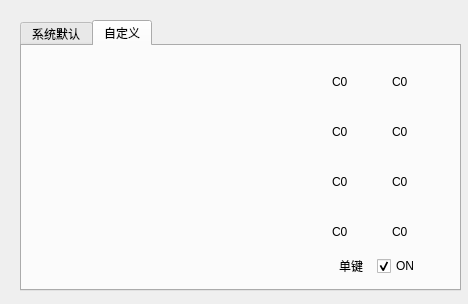
<?xml version="1.0" encoding="UTF-8"?>
<ui version="4.0">
 <class>ModuleEfColor</class>
 <widget class="QFrame" name="ModuleEfColor">
  <property name="geometry">
   <rect>
    <x>0</x>
    <y>0</y>
    <width>468</width>
    <height>304</height>
   </rect>
  </property>
  <property name="minimumSize">
   <size>
    <width>468</width>
    <height>304</height>
   </size>
  </property>
  <property name="maximumSize">
   <size>
    <width>468</width>
    <height>304</height>
   </size>
  </property>
  <property name="windowTitle">
   <string>Frame</string>
  </property>
  <property name="styleSheet">
   <string notr="true"/>
  </property>
  <widget class="QLabel" name="labelBKImage">
   <property name="geometry">
    <rect>
     <x>0</x>
     <y>0</y>
     <width>471</width>
     <height>301</height>
    </rect>
   </property>
   <property name="styleSheet">
    <string notr="true">QLabel{background-color:transparent:}</string>
   </property>
   <property name="text">
    <string/>
   </property>
   <property name="pixmap">
    <pixmap resource="../res.qrc">:/images/light/light.png</pixmap>
   </property>
   <property name="scaledContents">
    <bool>true</bool>
   </property>
  </widget>
  <widget class="QTabWidget" name="tabWidget">
   <property name="geometry">
    <rect>
     <x>20</x>
     <y>20</y>
     <width>441</width>
     <height>271</height>
    </rect>
   </property>
   <property name="currentIndex">
    <number>1</number>
   </property>
   <widget class="QWidget" name="tab1">
    <attribute name="title">
     <string>系统默认</string>
    </attribute>
    <widget class="QLabel" name="labelAddColor">
     <property name="geometry">
      <rect>
       <x>400</x>
       <y>185</y>
       <width>20</width>
       <height>20</height>
      </rect>
     </property>
     <property name="font">
      <font>
       <family>MiSans</family>
       <pointsize>12</pointsize>
       <bold>false</bold>
      </font>
     </property>
     <property name="cursor">
      <cursorShape>PointingHandCursor</cursorShape>
     </property>
     <property name="mouseTracking">
      <bool>true</bool>
     </property>
     <property name="styleSheet">
      <string notr="true">QLabel {
 background-color:white;
 border:1px solid gray;
 border-radius:10px;
color:gray;
 }</string>
     </property>
     <property name="text">
      <string notr="true">+</string>
     </property>
     <property name="alignment">
      <set>Qt::AlignmentFlag::AlignCenter</set>
     </property>
    </widget>
    <widget class="QTableView" name="tableView">
     <property name="geometry">
      <rect>
       <x>20</x>
       <y>140</y>
       <width>370</width>
       <height>78</height>
      </rect>
     </property>
     <property name="focusPolicy">
      <enum>Qt::FocusPolicy::NoFocus</enum>
     </property>
     <property name="verticalScrollBarPolicy">
      <enum>Qt::ScrollBarPolicy::ScrollBarAlwaysOff</enum>
     </property>
     <property name="horizontalScrollBarPolicy">
      <enum>Qt::ScrollBarPolicy::ScrollBarAlwaysOff</enum>
     </property>
     <property name="editTriggers">
      <set>QAbstractItemView::EditTrigger::NoEditTriggers</set>
     </property>
     <property name="selectionMode">
      <enum>QAbstractItemView::SelectionMode::NoSelection</enum>
     </property>
     <property name="showGrid">
      <bool>false</bool>
     </property>
     <attribute name="horizontalHeaderVisible">
      <bool>false</bool>
     </attribute>
     <attribute name="horizontalHeaderHighlightSections">
      <bool>false</bool>
     </attribute>
     <attribute name="verticalHeaderVisible">
      <bool>false</bool>
     </attribute>
     <attribute name="verticalHeaderHighlightSections">
      <bool>false</bool>
     </attribute>
    </widget>
   </widget>
   <widget class="QWidget" name="tab2">
    <attribute name="title">
     <string>自定义</string>
    </attribute>
    <widget class="QWidget" name="verticalLayoutWidget">
     <property name="geometry">
      <rect>
       <x>20</x>
       <y>10</y>
       <width>241</width>
       <height>191</height>
      </rect>
     </property>
     <layout class="QVBoxLayout" name="verticalLayout"/>
    </widget>
    <widget class="QWidget" name="verticalLayoutWidget_2">
     <property name="geometry">
      <rect>
       <x>20</x>
       <y>210</y>
       <width>241</width>
       <height>30</height>
      </rect>
     </property>
     <layout class="QVBoxLayout" name="verticalLayout2"/>
    </widget>
    <widget class="ColorLabel" name="label_1">
     <property name="geometry">
      <rect>
       <x>310</x>
       <y>20</y>
       <width>32</width>
       <height>32</height>
      </rect>
     </property>
     <property name="text">
      <string>C0</string>
     </property>
    </widget>
    <widget class="ColorLabel" name="label_2">
     <property name="geometry">
      <rect>
       <x>370</x>
       <y>20</y>
       <width>32</width>
       <height>32</height>
      </rect>
     </property>
     <property name="text">
      <string>C0</string>
     </property>
    </widget>
    <widget class="ColorLabel" name="label_3">
     <property name="geometry">
      <rect>
       <x>310</x>
       <y>70</y>
       <width>32</width>
       <height>32</height>
      </rect>
     </property>
     <property name="text">
      <string>C0</string>
     </property>
    </widget>
    <widget class="ColorLabel" name="label_4">
     <property name="geometry">
      <rect>
       <x>370</x>
       <y>70</y>
       <width>32</width>
       <height>32</height>
      </rect>
     </property>
     <property name="text">
      <string>C0</string>
     </property>
    </widget>
    <widget class="ColorLabel" name="label_5">
     <property name="geometry">
      <rect>
       <x>310</x>
       <y>120</y>
       <width>32</width>
       <height>32</height>
      </rect>
     </property>
     <property name="text">
      <string>C0</string>
     </property>
    </widget>
    <widget class="ColorLabel" name="label_6">
     <property name="geometry">
      <rect>
       <x>370</x>
       <y>120</y>
       <width>32</width>
       <height>32</height>
      </rect>
     </property>
     <property name="text">
      <string>C0</string>
     </property>
    </widget>
    <widget class="ColorLabel" name="label_7">
     <property name="geometry">
      <rect>
       <x>310</x>
       <y>170</y>
       <width>32</width>
       <height>32</height>
      </rect>
     </property>
     <property name="text">
      <string>C0</string>
     </property>
    </widget>
    <widget class="ColorLabel" name="label_8">
     <property name="geometry">
      <rect>
       <x>370</x>
       <y>170</y>
       <width>32</width>
       <height>32</height>
      </rect>
     </property>
     <property name="text">
      <string>C0</string>
     </property>
    </widget>
    <widget class="QLabel" name="label">
     <property name="geometry">
      <rect>
       <x>270</x>
       <y>210</y>
       <width>71</width>
       <height>20</height>
      </rect>
     </property>
     <property name="text">
      <string>单键</string>
     </property>
     <property name="alignment">
      <set>Qt::AlignmentFlag::AlignRight|Qt::AlignmentFlag::AlignTrailing|Qt::AlignmentFlag::AlignVCenter</set>
     </property>
    </widget>
    <widget class="ToggleButton" name="checkBoxSet">
     <property name="geometry">
      <rect>
       <x>355</x>
       <y>210</y>
       <width>41</width>
       <height>20</height>
      </rect>
     </property>
     <property name="text">
      <string>ON</string>
     </property>
     <property name="checked">
      <bool>true</bool>
     </property>
    </widget>
   </widget>
  </widget>
 </widget>
 <customwidgets>
  <customwidget>
   <class>ToggleButton</class>
   <extends>QCheckBox</extends>
   <header>togglebutton.h</header>
  </customwidget>
  <customwidget>
   <class>ColorLabel</class>
   <extends>QLabel</extends>
   <header location="global">colorlabel.h</header>
  </customwidget>
 </customwidgets>
 <resources>
  <include location="../res.qrc"/>
 </resources>
 <connections/>
</ui>
